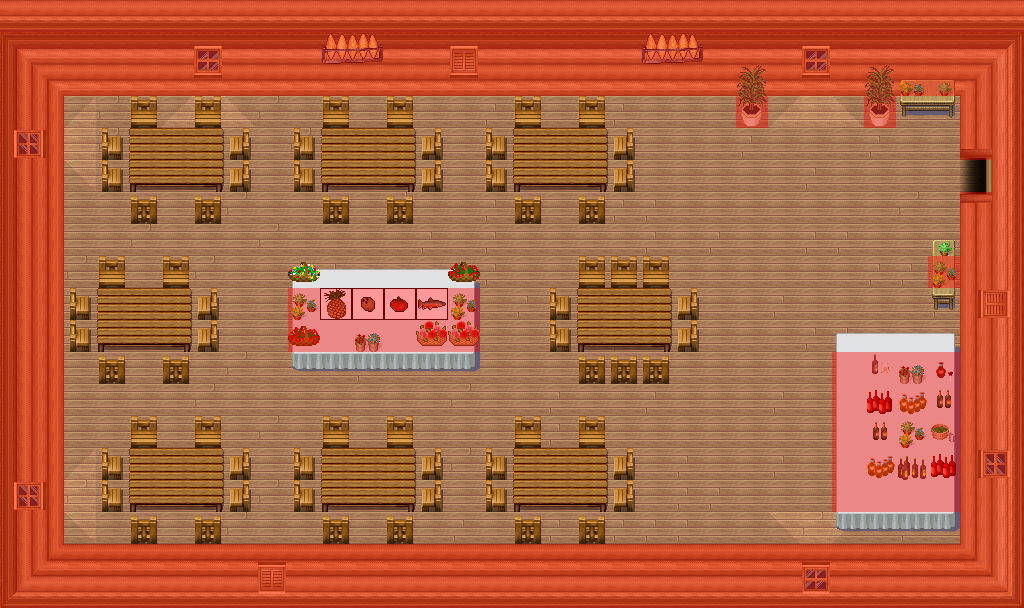

This is a level from a 2D game, rendered from its Tiled map with the project's own tilesets. A one-line summary and the map file follow, with tile-layer data summarised:
An orthogonal 32x19 tile map with 32x32 px tiles, 7 tile layers (0_floor, 1_terrain, 2_object, 3_roof, ...), 1 hidden layer not drawn, 17 tilesets.

<map version="1.4" tiledversion="1.4.2" orientation="orthogonal" renderorder="right-down" width="32" height="19" tilewidth="32" tileheight="32" infinite="0" nextlayerid="9" nextobjectid="1">
 <tileset firstgid="1" name="wooden_rectangular" tilewidth="32" tileheight="32" tilecount="9" columns="3">
  <image source="../../tileset/furniture/table/wooden_rectangular.png" trans="ff00ff" width="96" height="96" />
 </tileset>
 <tileset firstgid="10" name="wooden" tilewidth="32" tileheight="32" tilecount="5" columns="5">
  <image source="../../tileset/furniture/chair/wooden.png" trans="ff00ff" width="160" height="32" />
 </tileset>
 <tileset firstgid="15" name="collision" tilewidth="32" tileheight="32" tilecount="1" columns="1">
  <image source="../../tileset/logic/collision.png" width="32" height="32" />
 </tileset>
 <tileset firstgid="16" name="protection" tilewidth="32" tileheight="32" tilecount="2" columns="2">
  <image source="../../tileset/logic/protection.png" width="64" height="32" />
 </tileset>
 <tileset firstgid="18" name="goralskie" tilewidth="32" tileheight="32" tilecount="16" columns="2">
  <image source="../../tileset/pol/wyposazenie/goralskie_na_sciane.png" width="64" height="256" />
 </tileset>
 <tileset firstgid="34" name="deski_kafle" tilewidth="32" tileheight="32" tilecount="16" columns="2">
  <image source="../../tileset/pol/domki/podloga/deski_kaflee.png" width="64" height="256" />
 </tileset>
 <tileset firstgid="50" name="drzwi" tilewidth="32" tileheight="32" tilecount="15" columns="5">
  <image source="../../tileset/pol/domki/drzwi/door_drewno_int.png" width="160" height="96" />
 </tileset>
 <tileset firstgid="65" name="plazy" tilewidth="32" tileheight="32" tilecount="27" columns="3">
  <image source="../../tileset/pol/waly/int_plazy.png" width="96" height="288" />
 </tileset>
 <tileset firstgid="92" name="okna" tilewidth="32" tileheight="32" tilecount="16" columns="8">
  <image source="../../tileset/pol/domki/okna/window_drewno.png" width="256" height="64" />
 </tileset>
 <tileset firstgid="108" name="food" tilewidth="32" tileheight="32" tilecount="5" columns="5">
  <image source="../../tileset/logic/item/meat_and_fish.png" width="160" height="32" />
 </tileset>
 <tileset firstgid="113" name="stol_obrus" tilewidth="32" tileheight="32" tilecount="9" columns="3">
  <image source="../../tileset/pol/wyposazenie/stoly/drewniany_stol_obrus.png" width="96" height="96" />
 </tileset>
 <tileset firstgid="122" name="drewniane_lawy" tilewidth="32" tileheight="32" tilecount="18" columns="6">
  <image source="../../tileset/pol/wyposazenie/stoly/drewniane_lawy.png" width="192" height="96" />
 </tileset>
 <tileset firstgid="140" name="kosz_kwiatow" tilewidth="32" tileheight="32" tilecount="4" columns="2">
  <image source="../../tileset/plant/indoor/small_flowerpots.png" width="64" height="64" />
 </tileset>
 <tileset firstgid="144" name="kosz_kwiatow" tilewidth="32" tileheight="32" tilecount="3" columns="1">
  <image source="../../tileset/plant/indoor/flower_baskets.png" width="32" height="96" />
 </tileset>
 <tileset firstgid="147" name="palma" tilewidth="32" tileheight="32" tilecount="2" columns="1">
  <image source="../../tileset/plant/indoor/oriental_plant.png" width="32" height="64" />
 </tileset>
 <tileset firstgid="149" name="butelki" tilewidth="32" tileheight="32" tilecount="16" columns="4">
  <image source="../../tileset/item/drink/bottles_and_cups.png" width="128" height="128" />
 </tileset>
 <tileset firstgid="165" name="owoce" tilewidth="32" tileheight="32" tilecount="10" columns="10">
  <image source="../../tileset/logic/item/fruits.png" width="320" height="32" />
 </tileset>
 <layer id="1" name="0_floor" width="32" height="19">
  <data>[608 cells, 608 non-empty, 11 distinct tile ids]</data>
 </layer>
 <layer id="2" name="1_terrain" width="32" height="19">
  <data>[608 cells, 376 non-empty, 38 distinct tile ids]</data>
 </layer>
 <layer id="3" name="2_object" width="32" height="19">
  <data>[608 cells, 53 non-empty, 37 distinct tile ids]</data>
 </layer>
 <layer id="4" name="3_roof" width="32" height="19">
  <data>[608 cells, 11 non-empty, 4 distinct tile ids]</data>
 </layer>
 <layer id="8" name="4_roof_add" width="32" height="19">
  <data>[608 cells, 3 non-empty, 3 distinct tile ids]</data>
 </layer>
 <layer id="5" name="objects" width="32" height="19">
  <data>[608 cells, 4 non-empty, 4 distinct tile ids]</data>
 </layer>
 <layer id="6" name="collision" width="32" height="19" opacity="0.4">
  <data>[608 cells, 250 non-empty, 1 distinct tile ids]</data>
 </layer>
 <layer id="7" name="protection" width="32" height="19" visible="0">
  <data>[608 cells, 608 non-empty, 1 distinct tile ids]</data>
 </layer>
</map>
